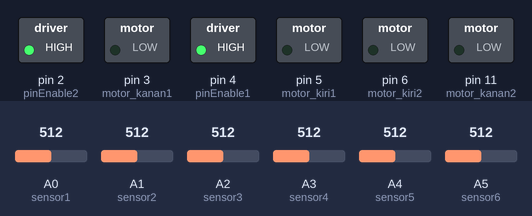
Bench run of a sketch on a simulated Arduino Uno, built with avr-gcc and run on an emulated ATmega328P. On the bench: switched loads named in the sketch (green lamp = pin HIGH). Inputs (shaded band) come from the test bench; at power-on: A0 (sensor1) = 512, A1 (sensor2) = 512, A2 (sensor3) = 512, A3 (sensor4) = 512, A4 (sensor5) = 512, A5 (sensor6) = 512. What the sketch prints to the serial monitor is not drawn.

Above: at 0.1 s.
Timing chart, 0 to 1.6 s (numbered marks = the images above):
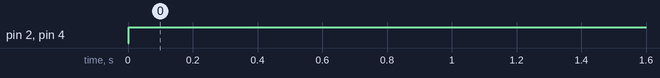

The sketch:

modul_1_sistem_kendali.ino
```cpp
//Modul Praktikum 1 Sistem Kendali On Off
//Kelompok 10 OverPower
//Aditya Firmansyah H 6702190043
//Nur Cahya Utama 6702190046
//Versi Program 1.0

int sensor1 = A0,
	sensor2 = A1,
	sensor3 = A2,
	sensor4 = A3,
	sensor5 = A4,
	sensor6 = A5;
int baca_sensor[6];

int pinEnable1 = 4,
	pinEnable2 = 2;

int motor_kiri1 = 5,
	motor_kiri2 = 6;

int motor_kanan1 = 3,
	motor_kanan2 = 11;

void setup()
{
  pinMode(sensor1, INPUT);
  pinMode(sensor2, INPUT);
  pinMode(sensor3, INPUT);
  pinMode(sensor4, INPUT);
  pinMode(sensor5, INPUT);
  pinMode(sensor6, INPUT);

  pinMode(pinEnable1, OUTPUT);
  pinMode(pinEnable2, OUTPUT);
  pinMode(motor_kiri1,OUTPUT);
  pinMode(motor_kiri2,OUTPUT);
  pinMode(motor_kanan1,OUTPUT);
  pinMode(motor_kanan2,OUTPUT);

  Serial.begin(9600);
}

void readsensor() {
  baca_sensor[0] = analogRead(sensor1);
  baca_sensor[1] = analogRead(sensor2);
  baca_sensor[2] = analogRead(sensor3);
  baca_sensor[3] = analogRead(sensor4);
  baca_sensor[4] = analogRead(sensor5);
  baca_sensor[5] = analogRead(sensor6);

  for(int i=0;i<6;i++){
  	Serial.println(baca_sensor[i]);
   }
}

void loop()
{
	readsensor();

  if(baca_sensor[0] < 34 && baca_sensor[1] < 34 &&
     baca_sensor[2] > 34 && baca_sensor[3] > 34 &&
     baca_sensor[4] > 34 && baca_sensor[5] > 34)
  {

    digitalWrite(pinEnable1,HIGH);
    digitalWrite(motor_kiri1,LOW);
    digitalWrite(motor_kiri2,LOW);

    digitalWrite(pinEnable2,HIGH);
    digitalWrite(motor_kanan1,HIGH);
    digitalWrite(motor_kanan2,LOW);


  }
  //Sensor 3 dan 4 mendeteksi gelap kedua motor aktif
  if(baca_sensor[0] > 34 && baca_sensor[1] > 34 &&
     baca_sensor[2] < 34 && baca_sensor[3] < 34 &&
     baca_sensor[4] > 34 && baca_sensor[5] > 34)
  {

    digitalWrite(pinEnable1,HIGH);
    digitalWrite(motor_kiri1,HIGH);
    digitalWrite(motor_kiri2,LOW);

    digitalWrite(pinEnable2,HIGH);
    digitalWrite(motor_kanan1,HIGH);
    digitalWrite(motor_kanan2,LOW);


  }
  //Sensor 5 dan 6 mendeteksi gelap
    if(baca_sensor[0] > 34 && baca_sensor[1] > 34 &&
     baca_sensor[2] > 34 && baca_sensor[3] > 34 &&
     baca_sensor[4] < 34 && baca_sensor[5] < 34)
  {

    digitalWrite(pinEnable1,HIGH);
    digitalWrite(motor_kiri1,HIGH);
    digitalWrite(motor_kiri2,LOW);

    digitalWrite(pinEnable2,HIGH);
    digitalWrite(motor_kanan1,LOW);
    digitalWrite(motor_kanan2,LOW);


  }
  //Semua Sensor tidak mendeteksi gelap, kedua motor mati
     if(baca_sensor[0] > 34 && baca_sensor[1] > 34 &&
     baca_sensor[2] > 34 && baca_sensor[3] > 34 &&
     baca_sensor[4] > 34 && baca_sensor[5] > 34)
  {

    digitalWrite(pinEnable1,HIGH);
    digitalWrite(motor_kiri1,LOW);
    digitalWrite(motor_kiri2,LOW);

    digitalWrite(pinEnable2,HIGH);
    digitalWrite(motor_kanan1,LOW);
    digitalWrite(motor_kanan2,LOW);


  }
}
```

Measured:
- by itself, pin 2 (pinEnable2), pin 4 (pinEnable1): LOW → HIGH at 0.00 s
